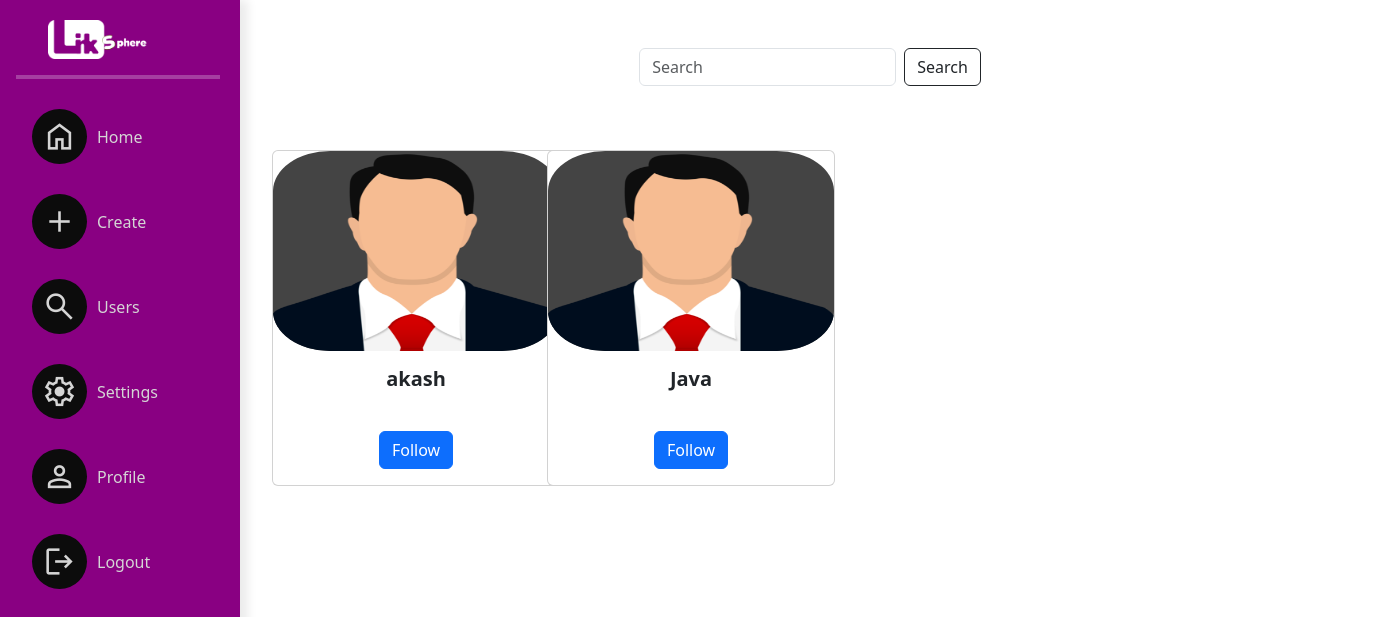
The app's page /linkshpere/profile/all/ (signed in), older data.
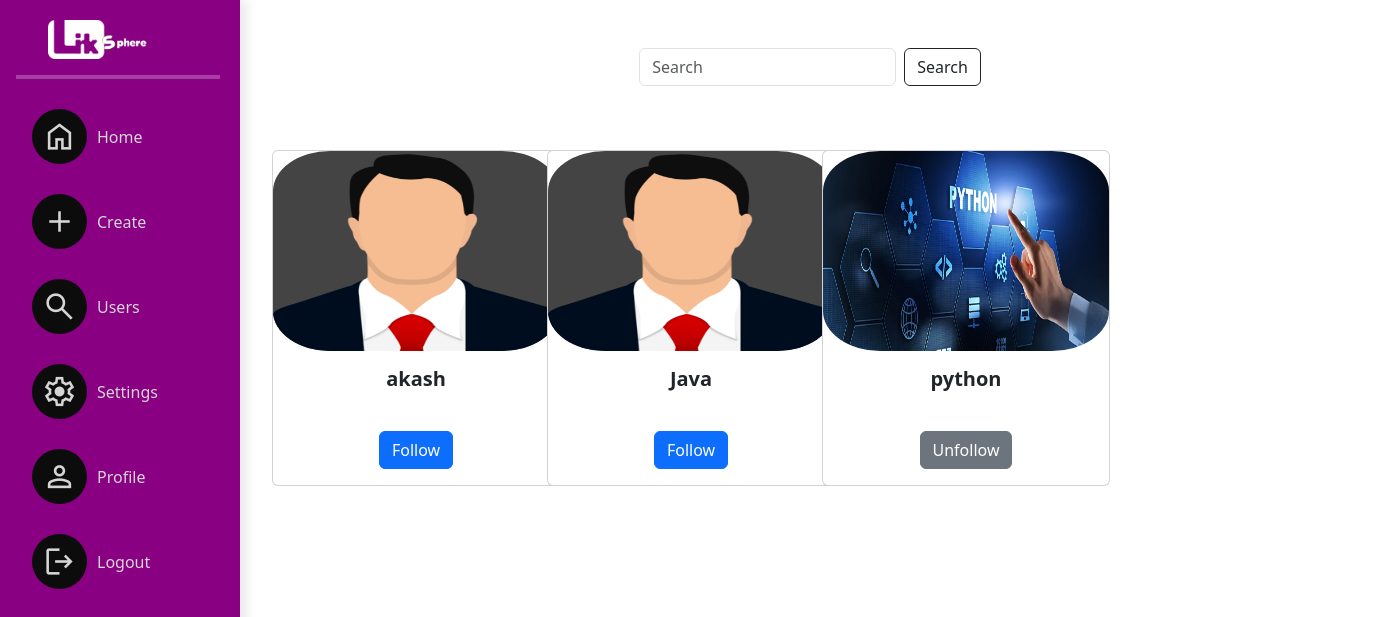
The same page, newer data.
### socialapp/models.py (models this page shows)
class UserProfile(models.Model):
    user=models.OneToOneField(User,on_delete=models.CASCADE,related_name="profile")
    address=models.CharField(max_length=200,null=True)
    phone=models.CharField(max_length=200,null=True)
    profile_pic=models.ImageField(upload_to="profilepics",null=True,blank=True)
    dob=models.DateField(null=True)
    bio=models.CharField(max_length=200,null=True)
    following=models.ManyToManyField("self",related_name="followed_by",symmetrical=False,null=True)
    block=models.ManyToManyField("self",related_name="blocked",symmetrical=False,null=True)
    def __str__(self):
        return self.user.username

### socialapp/views.py (the view)
# urls.py: path('linkshpere/profile/all/',views.ProfileListView.as_view(),name="profile-list"),
class ProfileListView(View):
    def get(self,request,*args,**kwargs):
        qs=UserProfile.objects.all().exclude(user=request.user)
        return render (request,"profile_list.html",{"data":qs})

### socialapp/templates/profile_list.html (shortened to what this page needs)
{%extends 'base.html'%}
{%load static%}
{%block body_block%}
        <div class="container list">
                <div class="container mt-5 d-flex justify-content-center">
                  <form class="d-flex" role="search">
                    <input class="form-control me-2" type="search" placeholder="Search" aria-label="Search">
                    <button class="btn btn-outline-dark" type="submit">Search</button>
                  </form>
                </div>
            <div class="row m-2 mt-5">
            {%for profile in data%}
            <div class="col-3 mt-3">
                <div class="card" style="width: 18rem;">
                    <a href="{%url 'profile-details' profile.id%}">
                    {%if profile.profile_pic%}
                      <img src="{{profile.profile_pic.url}}" class="card-img-top" alt="..." height="200px" style="border-radius: 20%;">
                    {%else%}
                      <img src="{%static 'socialapp/images/profilepic.png'%}" class="card-img-top" alt="..." height="200px" style="border-radius: 20%; background-color: rgb(68, 68, 68);" >
                    {%endif%}
                    <div class="card-body d-flex justify-content-center">
                      <h5 class="card-title text-dark fw-bold">{{profile}}</h5></a>
                    </div>
                    <div class="card-body ">
                      <form action="{%url 'follow' profile.id%}" method="post" class="d-flex justify-content-evenly">
                        {%if profile in request.user.profile.following.all%}
                          <button type="submit" class="btn btn-secondary" name="action" value="unfollow">Unfollow</button>
                        {%else%}
                          <button type="submit" class="btn btn-primary" name="action" value="follow">Follow</button>
                        {%endif%}
                      </form>
                    </div>
                  </div>
            </div>
            {%endfor%}
            </div>
{%endblock%}

Row changes from the older to the newer data that the page shows:
added UserProfile: profile_pic (picture), user.username "python", shows "Unfollow"
